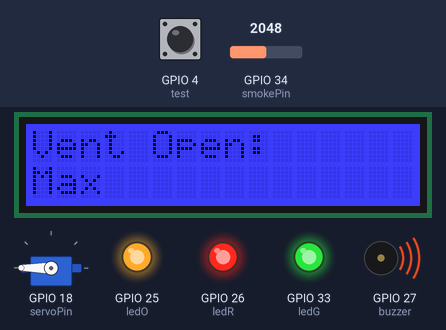
Recording of a sketch running on a simulated ESP32. Shown: 16×2 character LCD, servo, output pins drawn as LEDs (lit = HIGH), buzzer (waves = sounding, pin HIGH). The inputs (shaded band) are chosen by the test bench; at power-on: GPIO 34 (smokePin) = 2048, GPIO 4 (test) HIGH. WiFi joins after 1.5 s; servers stay silent unless stated; what the sketch prints to the serial monitor is not drawn.

Above: at 2.7 s.
2.8 s: GPIO 34 (smokePin) set to 1623
At 4.9 s:
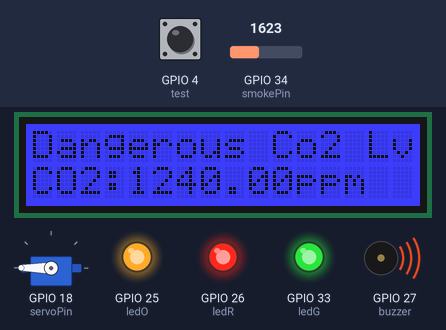
5.8 s: GPIO 34 (smokePin) set to 1521
At 8.5 s:
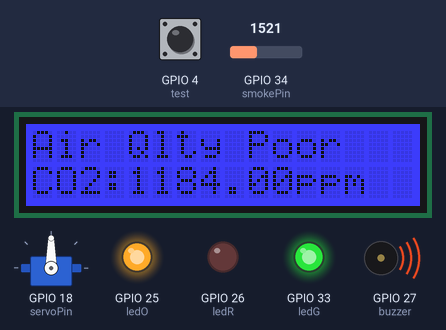
8.8 s: GPIO 4 (test) pulled LOW for 3.2 s
At 11.9 s:
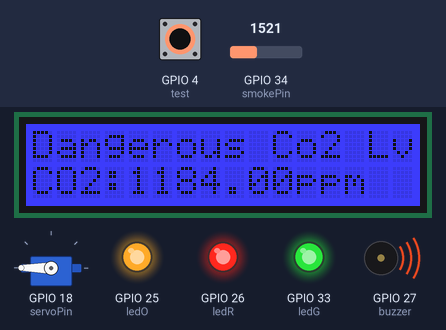
15.0 s: GPIO 34 (smokePin) set to 760
At 15.9 s:
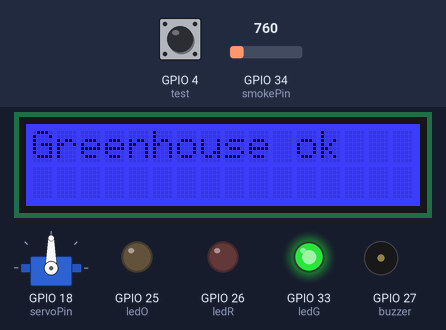
18.0 s: GPIO 34 (smokePin) set to 870
At 19.1 s:
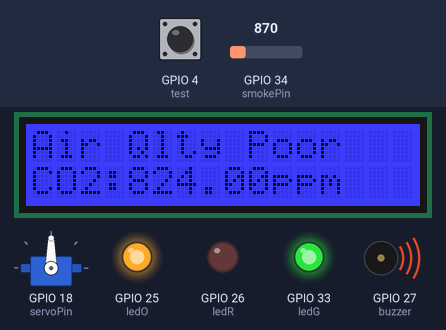
21.0 s: GPIO 4 (test) pulled LOW for 0.15 s
At 21.22 s:
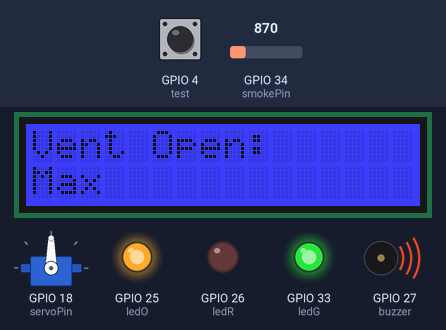
Timing chart, 0 to 24.0 s (numbered marks = the images above; inputs shaded):
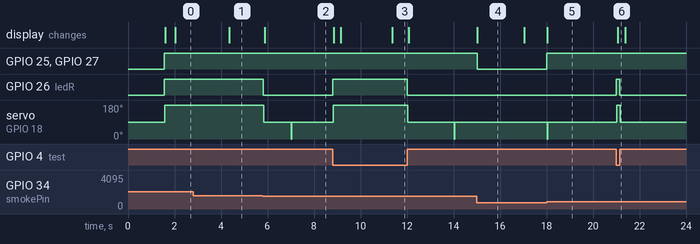

The sketch:

firstESPCode.ino
```cpp
#include <Wire.h>
#include "rgb_lcd.h"
#include <WiFi.h>
#include <WebServer.h>
#include <ESP32Servo.h>

rgb_lcd lcd;
WebServer server(80); //using http port named server

const char* ssid = "BensiPhone"; //assigning network info
const char* password = "123455432";

const int ledG = 33, ledO = 25, ledR = 26, buzzer = 27, test = 4;
const int smokePin = 34, servoPin = 18;
float co2ppm = 0;
bool testFire = false;
Servo ventServo;

unsigned long lastChange = 0; //positive 32 bit timer for display refresh since boot
int displayIndex = 0; //init on zero - state 0 ok, 1 wifi, 2 vent, 3 air, 4,5,6 coming later (GSM)

const int numStatuses = 4; //softcoded as i will be adding more states

void setup() {
  Serial.begin(115200); //make sure i set serial baud in lab to this

  lcd.begin(16, 2);
  lcd.setRGB(0, 0, 255); //no R or G as this is blue display

  pinMode(ledG, OUTPUT); pinMode(ledO, OUTPUT); pinMode(ledR, OUTPUT);
  pinMode(buzzer, OUTPUT); pinMode(test, INPUT_PULLUP); pinMode(smokePin, INPUT);
  ventServo.attach(servoPin); //attachment for servo control modes, 0, 180, 90

  // WiFi Setup
  WiFi.begin(ssid, password);
  while (WiFi.status() != WL_CONNECTED) {
    delay(500); Serial.print("."); //added simply to show device is working and loading
  }
  Serial.println("IP: " + WiFi.localIP().toString());

  // Web Server
  server.on("/", [](){
    String html = "<h1>Autonomouse Greenhouse Monitoring Server</h1>";
    html += "<p>CO2: " + String(co2ppm) + " ppm</p>";
    if (co2ppm > 1200 || testFire) html += "<p style='color:red'>DANGEROUS CO2 LEVEL!</p>";
    else if (co2ppm > 800) html += "<p style='color:orange'>WARNING - CO2 LEVEL RISING!</p>";
    else html += "<p style='color:green'>System Healthy</p>";
    server.send(200, "text/html", html);
  });
  server.begin();
  Serial.println("Web server started");

  digitalWrite(ledG, HIGH); digitalWrite(ledO, LOW); digitalWrite(ledR, LOW); digitalWrite(buzzer, LOW);
}

void loop() {
  static unsigned long alertTimer = 0, normalTimer = 0;

  int sensorValue = analogRead(smokePin);
  co2ppm = map(sensorValue, 100, 3000, 400, 2000);
  testFire = (digitalRead(test) == LOW);

  if (testFire || co2ppm > 1200) {  // DANGER
    digitalWrite(ledO, HIGH); digitalWrite(ledR, HIGH); digitalWrite(buzzer, HIGH);
    ventServo.write(180);
    lcd.clear(); lcd.setCursor(0, 0); lcd.print("Dangerous Co2 Lvl");
    lcd.setCursor(0, 1); lcd.print("CO2:"); lcd.print(co2ppm); lcd.print("ppm");
    if (millis() - alertTimer > 2000) {
      lcd.clear(); lcd.setCursor(0, 0); lcd.print("Vent Open:"); lcd.setCursor(0, 1); lcd.print("Max");
      if (millis() - alertTimer > 4000) {
        digitalWrite(ledO, LOW); digitalWrite(ledR, LOW); digitalWrite(buzzer, LOW);
        alertTimer = millis();
      }
    }
  }
  else if (co2ppm > 800) {  // WARNING
    digitalWrite(ledO, HIGH); digitalWrite(ledR, LOW); digitalWrite(buzzer, HIGH);
    ventServo.write(90);
    lcd.clear(); lcd.setCursor(0, 0); lcd.print("Air Qlty Poor");
    lcd.setCursor(0, 1); lcd.print("CO2:"); lcd.print(co2ppm); lcd.print("ppm");
    if (millis() - alertTimer > 3000) {
      digitalWrite(ledO, LOW); digitalWrite(buzzer, LOW);
      ventServo.write(0);
      alertTimer = millis();
    }
  }
  else {  // NORMAL
    if (millis() - normalTimer > 2000) {
      lcd.clear(); lcd.setCursor(0, 0);
      if (displayIndex == 0) lcd.print("Greenhouse ok");
      else if (displayIndex == 1) lcd.print(WiFi.status() == WL_CONNECTED ? "WiFi: Connected" : "WiFi: Disconnected");
      else if (displayIndex == 2) { lcd.print("Vent: CLOSED"); ventServo.write(0); }
      else {
        lcd.print("Air OK "); lcd.print(co2ppm, 0); lcd.print("ppm");
        lcd.setCursor(0, 1); lcd.print("System OK");
      }
      displayIndex = (displayIndex + 1) % numStatuses;
      normalTimer = millis();
    }
    digitalWrite(ledG, HIGH); digitalWrite(ledO, LOW); digitalWrite(ledR, LOW); digitalWrite(buzzer, LOW);
  }

  server.handleClient();  // Web requests
}
```

Measured:
- the behaviour switches between 1552 and 1551 on GPIO 34 (smokePin) (found by bisection; images 1 and 2)
- the behaviour switches between 826 and 827 on GPIO 34 (smokePin) (found by bisection; images 4 and 5)
- after the input at 5.8 s, GPIO 26 (ledR): HIGH → LOW at once; servo on GPIO 18 (servoPin): 180° → 90° at once; the display: changes after 0.08 s (image 2)
- after the input at 8.8 s, GPIO 26 (ledR): LOW → HIGH at once, → LOW 3.2 s later; the display: changes after 0.05 s (image 3)
- after the input at 15.0 s, GPIO 25 (ledO), GPIO 27 (buzzer): HIGH → LOW at once; the display: changes at once (image 4)
- after the input at 18.0 s, GPIO 25 (ledO), GPIO 27 (buzzer): LOW → HIGH at once; servo on GPIO 18 (servoPin): 90° → 0° after 0.03 s instead of 1.1 s; the display: changes at once (image 5)
- after the input at 21.0 s, GPIO 26 (ledR): LOW → HIGH at once, → LOW 0.15 s later; the display: changes after 0.06 s (image 6)
